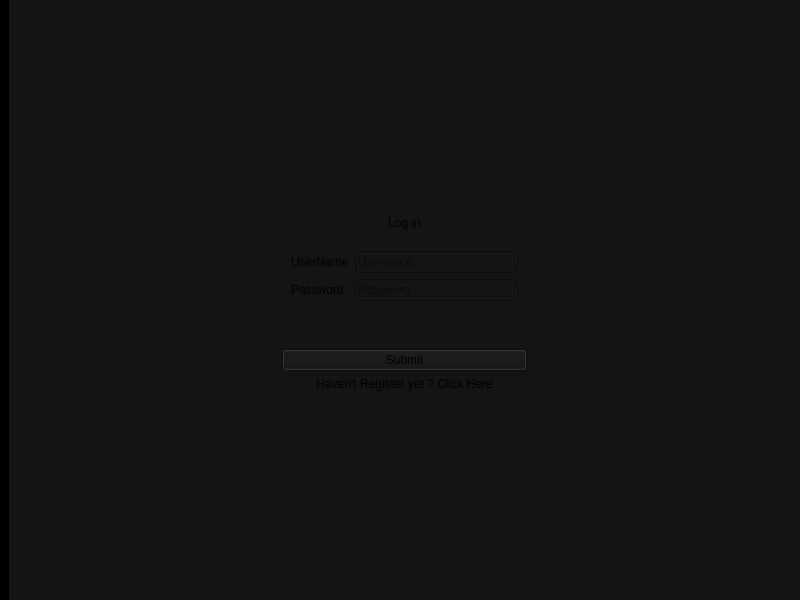
<?xml version="1.0" encoding="UTF-8"?>
<ui version="4.0">
 <class>MainWindow</class>
 <widget class="QMainWindow" name="MainWindow">
  <property name="geometry">
   <rect>
    <x>0</x>
    <y>0</y>
    <width>800</width>
    <height>600</height>
   </rect>
  </property>
  <property name="windowTitle">
   <string>MainWindow</string>
  </property>
  <property name="styleSheet">
   <string notr="true">background-color: rgb(0, 0, 0);</string>
  </property>
  <widget class="QWidget" name="centralwidget">
   <layout class="QVBoxLayout" name="verticalLayout_3">
    <property name="spacing">
     <number>0</number>
    </property>
    <property name="topMargin">
     <number>0</number>
    </property>
    <property name="rightMargin">
     <number>0</number>
    </property>
    <property name="bottomMargin">
     <number>0</number>
    </property>
    <item>
     <widget class="QStackedWidget" name="stackedWidget">
      <property name="styleSheet">
       <string notr="true">background-color: rgb(20, 20, 20);
</string>
      </property>
      <property name="currentIndex">
       <number>0</number>
      </property>
      <widget class="QWidget" name="page">
       <layout class="QHBoxLayout" name="horizontalLayout_2">
        <property name="spacing">
         <number>0</number>
        </property>
        <property name="leftMargin">
         <number>0</number>
        </property>
        <property name="topMargin">
         <number>0</number>
        </property>
        <property name="rightMargin">
         <number>0</number>
        </property>
        <property name="bottomMargin">
         <number>0</number>
        </property>
        <item>
         <widget class="QFrame" name="frame_3">
          <property name="sizePolicy">
           <sizepolicy hsizetype="MinimumExpanding" vsizetype="Preferred">
            <horstretch>0</horstretch>
            <verstretch>0</verstretch>
           </sizepolicy>
          </property>
          <property name="frameShape">
           <enum>QFrame::NoFrame</enum>
          </property>
          <property name="frameShadow">
           <enum>QFrame::Raised</enum>
          </property>
         </widget>
        </item>
        <item>
         <widget class="QFrame" name="frame_5">
          <property name="frameShape">
           <enum>QFrame::NoFrame</enum>
          </property>
          <property name="frameShadow">
           <enum>QFrame::Raised</enum>
          </property>
          <layout class="QVBoxLayout" name="verticalLayout">
           <property name="spacing">
            <number>0</number>
           </property>
           <property name="leftMargin">
            <number>0</number>
           </property>
           <property name="topMargin">
            <number>0</number>
           </property>
           <property name="rightMargin">
            <number>0</number>
           </property>
           <property name="bottomMargin">
            <number>0</number>
           </property>
           <item>
            <widget class="QFrame" name="frame">
             <property name="frameShape">
              <enum>QFrame::NoFrame</enum>
             </property>
             <property name="frameShadow">
              <enum>QFrame::Raised</enum>
             </property>
            </widget>
           </item>
           <item>
            <widget class="QFrame" name="frame_2">
             <property name="frameShape">
              <enum>QFrame::NoFrame</enum>
             </property>
             <property name="frameShadow">
              <enum>QFrame::Raised</enum>
             </property>
             <layout class="QVBoxLayout" name="verticalLayout_2">
              <item>
               <widget class="QLabel" name="label">
                <property name="toolTip">
                 <string>5</string>
                </property>
                <property name="layoutDirection">
                 <enum>Qt::LeftToRight</enum>
                </property>
                <property name="text">
                 <string>Log in</string>
                </property>
                <property name="alignment">
                 <set>Qt::AlignCenter</set>
                </property>
               </widget>
              </item>
              <item>
               <widget class="QFrame" name="frame_7">
                <property name="frameShape">
                 <enum>QFrame::NoFrame</enum>
                </property>
                <property name="frameShadow">
                 <enum>QFrame::Raised</enum>
                </property>
                <layout class="QFormLayout" name="formLayout">
                 <item row="0" column="0">
                  <widget class="QLabel" name="label_2">
                   <property name="text">
                    <string>UserName</string>
                   </property>
                  </widget>
                 </item>
                 <item row="0" column="1">
                  <widget class="QLineEdit" name="getUserName">
                   <property name="placeholderText">
                    <string>Username</string>
                   </property>
                  </widget>
                 </item>
                 <item row="1" column="0">
                  <widget class="QLabel" name="label_3">
                   <property name="text">
                    <string>Password</string>
                   </property>
                  </widget>
                 </item>
                 <item row="1" column="1">
                  <widget class="QLineEdit" name="getPassword">
                   <property name="echoMode">
                    <enum>QLineEdit::Password</enum>
                   </property>
                   <property name="placeholderText">
                    <string>Password</string>
                   </property>
                  </widget>
                 </item>
                </layout>
               </widget>
              </item>
              <item>
               <widget class="QFrame" name="frame_8">
                <property name="frameShape">
                 <enum>QFrame::NoFrame</enum>
                </property>
                <property name="frameShadow">
                 <enum>QFrame::Raised</enum>
                </property>
               </widget>
              </item>
              <item>
               <widget class="QPushButton" name="login">
                <property name="text">
                 <string>Submit</string>
                </property>
               </widget>
              </item>
              <item>
               <widget class="QPushButton" name="doRegister">
                <property name="styleSheet">
                 <string notr="true">background-color: rgb(20,20,20);
border:None;</string>
                </property>
                <property name="text">
                 <string>Haven't Register yet ? Click Here</string>
                </property>
               </widget>
              </item>
             </layout>
            </widget>
           </item>
           <item>
            <widget class="QFrame" name="frame_6">
             <property name="frameShape">
              <enum>QFrame::NoFrame</enum>
             </property>
             <property name="frameShadow">
              <enum>QFrame::Raised</enum>
             </property>
            </widget>
           </item>
          </layout>
         </widget>
        </item>
        <item>
         <widget class="QFrame" name="frame_4">
          <property name="sizePolicy">
           <sizepolicy hsizetype="MinimumExpanding" vsizetype="Preferred">
            <horstretch>0</horstretch>
            <verstretch>0</verstretch>
           </sizepolicy>
          </property>
          <property name="frameShape">
           <enum>QFrame::NoFrame</enum>
          </property>
          <property name="frameShadow">
           <enum>QFrame::Raised</enum>
          </property>
         </widget>
        </item>
       </layout>
      </widget>
      <widget class="QWidget" name="page_2">
       <layout class="QVBoxLayout" name="verticalLayout_4">
        <item>
         <widget class="QFrame" name="frame_9">
          <property name="frameShape">
           <enum>QFrame::NoFrame</enum>
          </property>
          <property name="frameShadow">
           <enum>QFrame::Raised</enum>
          </property>
          <layout class="QVBoxLayout" name="verticalLayout_5">
           <item>
            <widget class="QFrame" name="frame_13">
             <property name="frameShape">
              <enum>QFrame::NoFrame</enum>
             </property>
             <property name="frameShadow">
              <enum>QFrame::Raised</enum>
             </property>
             <layout class="QHBoxLayout" name="horizontalLayout">
              <item>
               <widget class="QLabel" name="label_4">
                <property name="text">
                 <string>Name</string>
                </property>
               </widget>
              </item>
              <item>
               <widget class="QLineEdit" name="grtName"/>
              </item>
             </layout>
            </widget>
           </item>
           <item>
            <widget class="QFrame" name="frame_10">
             <property name="frameShape">
              <enum>QFrame::NoFrame</enum>
             </property>
             <property name="frameShadow">
              <enum>QFrame::Raised</enum>
             </property>
             <layout class="QHBoxLayout" name="horizontalLayout_3">
              <item>
               <widget class="QLabel" name="label_5">
                <property name="text">
                 <string>Email</string>
                </property>
               </widget>
              </item>
              <item>
               <widget class="QLineEdit" name="getEmail"/>
              </item>
             </layout>
            </widget>
           </item>
           <item>
            <widget class="QFrame" name="frame_12">
             <property name="frameShape">
              <enum>QFrame::NoFrame</enum>
             </property>
             <property name="frameShadow">
              <enum>QFrame::Raised</enum>
             </property>
             <layout class="QHBoxLayout" name="horizontalLayout_4">
              <item>
               <widget class="QLabel" name="label_6">
                <property name="text">
                 <string>Phone</string>
                </property>
               </widget>
              </item>
              <item>
               <widget class="QLineEdit" name="getPhone"/>
              </item>
             </layout>
            </widget>
           </item>
           <item>
            <widget class="QFrame" name="frame_11">
             <property name="frameShape">
              <enum>QFrame::NoFrame</enum>
             </property>
             <property name="frameShadow">
              <enum>QFrame::Raised</enum>
             </property>
             <layout class="QHBoxLayout" name="horizontalLayout_5">
              <item>
               <widget class="QLabel" name="label_7">
                <property name="text">
                 <string>Password</string>
                </property>
               </widget>
              </item>
              <item>
               <widget class="QLineEdit" name="getPassword_2"/>
              </item>
             </layout>
            </widget>
           </item>
           <item>
            <widget class="QFrame" name="frame_14">
             <property name="frameShape">
              <enum>QFrame::NoFrame</enum>
             </property>
             <property name="frameShadow">
              <enum>QFrame::Raised</enum>
             </property>
             <layout class="QHBoxLayout" name="horizontalLayout_6">
              <item>
               <widget class="QFrame" name="frame_15">
                <property name="frameShape">
                 <enum>QFrame::NoFrame</enum>
                </property>
                <property name="frameShadow">
                 <enum>QFrame::Raised</enum>
                </property>
               </widget>
              </item>
              <item>
               <widget class="QPushButton" name="registered">
                <property name="text">
                 <string>Register</string>
                </property>
               </widget>
              </item>
              <item>
               <widget class="QFrame" name="frame_16">
                <property name="frameShape">
                 <enum>QFrame::NoFrame</enum>
                </property>
                <property name="frameShadow">
                 <enum>QFrame::Raised</enum>
                </property>
               </widget>
              </item>
             </layout>
            </widget>
           </item>
          </layout>
         </widget>
        </item>
       </layout>
      </widget>
     </widget>
    </item>
   </layout>
  </widget>
 </widget>
 <resources/>
 <connections/>
</ui>
